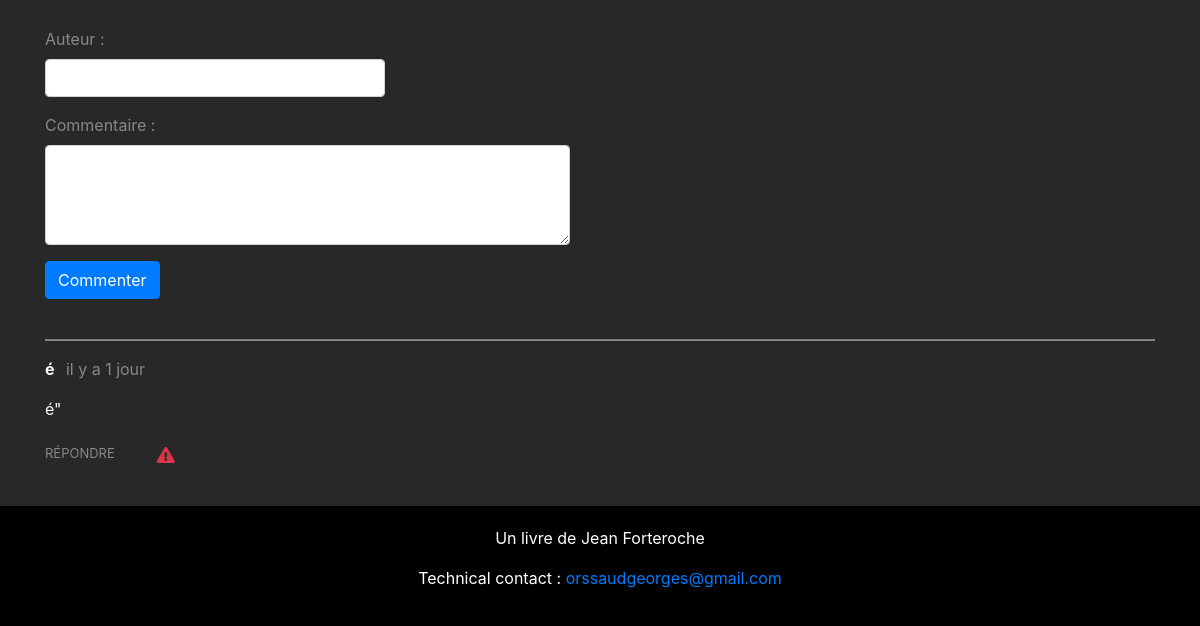
The app's page /index.php?action=post&id=6 (lower part), older data.
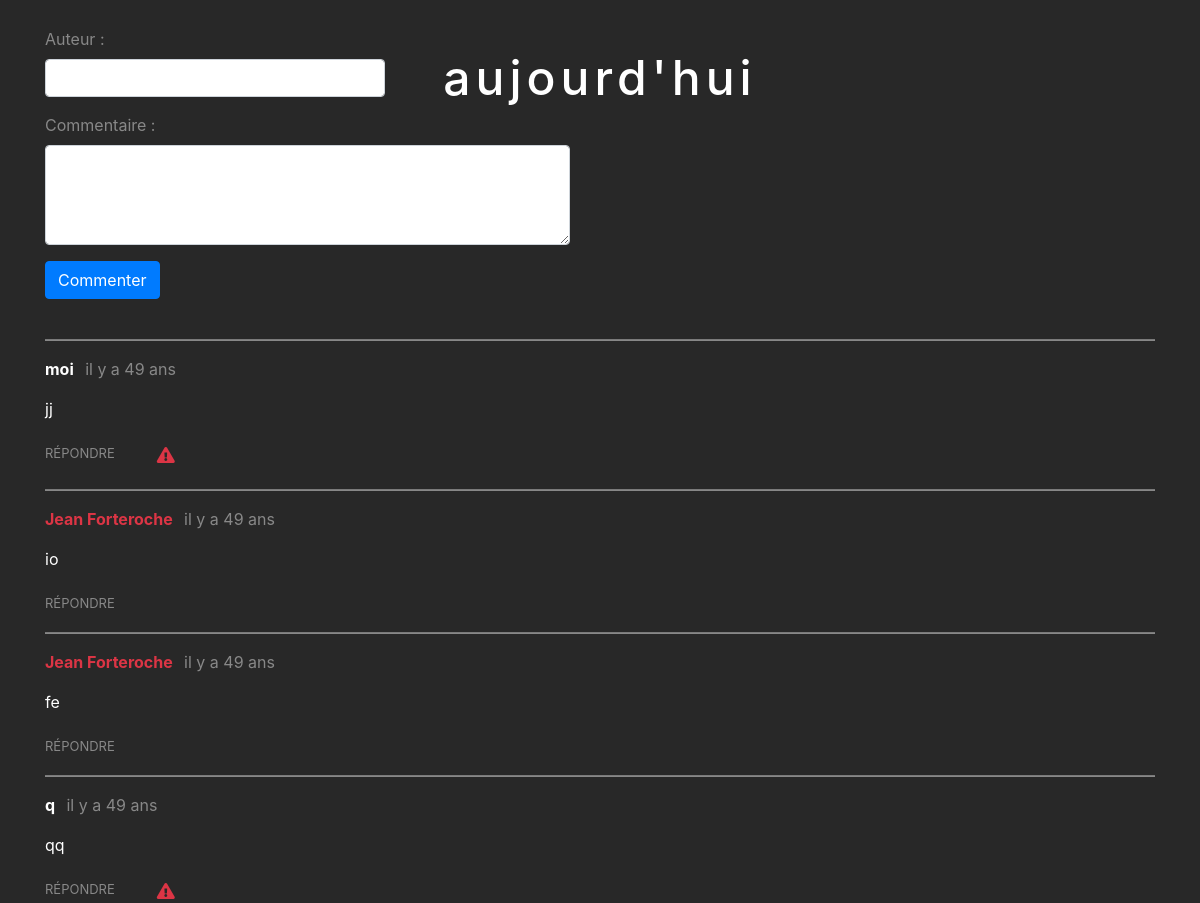
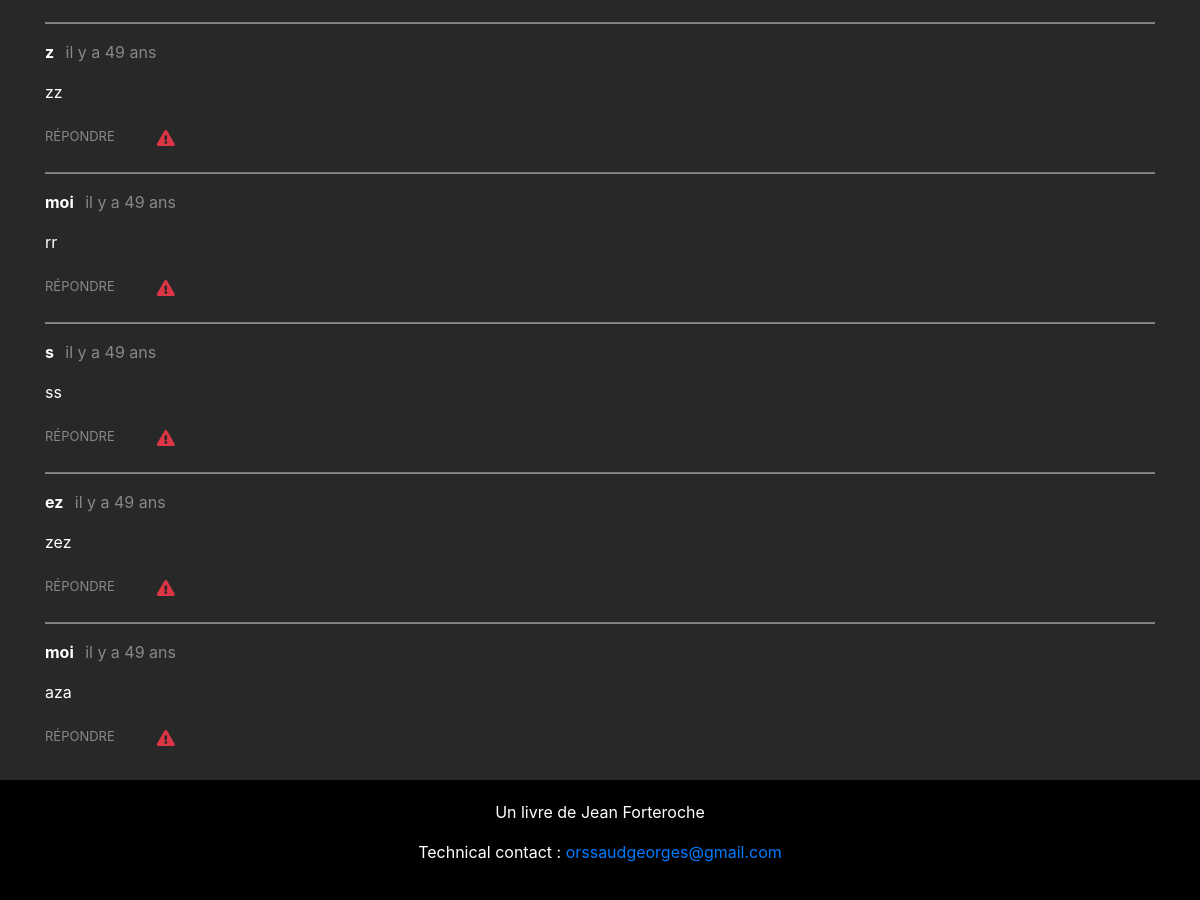
The same page, newer data (2 pictures, top to bottom).
### tables this page shows
CREATE TABLE `comments` (
  `id` int(11) NOT NULL,
  `post_id` int(11) NOT NULL,
  `author` varchar(255) NOT NULL,
  `comment` text NOT NULL,
  `comment_date` datetime NOT NULL,
  `reported` int(11) NOT NULL,
  `by_author` tinyint(1) NOT NULL DEFAULT '0',
  `reply` int(11) DEFAULT NULL
);

CREATE TABLE `chapter` (
  `id` int(11) NOT NULL,
  `title` varchar(255) NOT NULL,
  `chapter_date` datetime NOT NULL,
  `content` text NOT NULL
);

### model/dataBase.php (called while the page is built, shortened)
<?php
class  dataBase{
	private $db_name;
	private $db_user;
	private $db_pass;
	private $db_host;
	public function  __construct($db_name='project8', $db_user = 'root', $db_pass = '', $db_host = 'localhost'){
		$this->db_name = $db_name;
		$this->db_user = $db_user;
		$this->db_pass = $db_pass;
		$this->db_host = $db_host;
	}
	private function getPDO(){
		$pdo = new PDO('mysql:host='.$this->db_host.';dbname='.$this->db_name.';charset=utf8', $this->db_user, $this->db_pass);
		return $pdo;
	}
	public function prepare($statement, $atributes, $one = false){
		$req = $this->getPDO()->prepare($statement);
    	$req->execute($atributes);
    		if($one){
    			$data = $req->fetch(PDO::FETCH_OBJ);
    		}else{
    			$data = $req->fetchAll(PDO::FETCH_OBJ);
    		}
    	return $data;
	}
}

### model/commentsManager.php (called while the page is built, shortened)
<?php
class commentsManager extends \projet8\dataBase
{
	public function commentsForOnePost($id){
			$comments = $this->prepare('SELECT id, author, comment, comment_date, by_author, reply FROM comments WHERE post_id = ? ORDER BY comment_date DESC', [$id]);
			return $comments;
	}
}

### model/relativeTime.php (called while the page is built, shortened)
<?php
class time{
	 function relativetime($comment_date){
	 	                $sub = time() - $comment_date;
                if($sub < 3600){
                   if($sub < 60){
                    return 'maintenant';
                   }elseif($sub < 120){
                    return 'il y a 1 minute';
                   }else{
                    return 'il y a ' . round($sub/60) . ' minutes';
                   }
                }elseif($sub < 82800){
                    if($sub < 7200){
                        return 'il y a 1 heure';
                    }else{
                        return 'il y a ' . round($sub/3600) . ' heures';
                    }
                }elseif($sub < 518400){
                    if($sub < 172800){
                        return 'il y a 1 jour';
                    }else{
                        return 'il y a ' . round($sub/86400) . ' jours';
                    }
                }elseif($sub < 28886400){
                    if($sub < 3628800){
                        return 'il y a 1 mois';
                    }else{
                        return 'il y a ' . round($sub/2563200) . ' mois';
                    }
                }else{
                    if($sub < 47174400){
                        return 'il y a 1 an';
                    }else{
                        return 'il y a ' . round($sub/31449600) . ' ans';
                    }
                }
            }
}

### model/postManager.php (called while the page is built, shortened)
<?php
class postManager extends \projet8\dataBase
{
	public function onePost($id){
			$post = $this->prepare('SELECT id, title, content, chapter_date FROM chapter WHERE id = ?', [$id], true);
			return $post;
	}
}

### view/template/comment.php (the view, shortened to what the changed rows need)
  <?php
        foreach ($commentsById as $comment){
        ?>
        <div   <?php echo('id="'.$comment->id.'"');
                        if($comment->reply !== null){
                            echo('class=" reply"');
                        }
                ?> >
<hr class="hrComments">
            <p><strong class="<?php
             if($comment->by_author == 1){
                echo('red');
             }
                ?>"><?= $comment->author; ?>&nbsp;&nbsp;&nbsp;</strong><span class="grey"><?= $time->relativeTime($comment->comment_date); ?></span></p>
            <p><?=$comment->comment; ?></p>
             <?php
                if (isset($_SESSION['id']) && isset($_SESSION['account'])){
              ?>
            <div class="row">
                <div class="col-md-1">
                     <?php
                     if($comment->reply === null){
                        require('replyForm.php');
                     }
                     ?>
                </div>
                <div class="col-md-1   offset-md-10">
                <form class="col align-self-center" action="index.php?action=deleteCommentPost&amp;id=<?= $comment->id ?>&amp;postId=<?= $post->id; ?>#comments" method="post">
                    <button  type="submit" class="btn btn-danger" title="Supprimer ce message"><i class="fas fa-trash-alt"></i></button>
                </form>
                </div>
            </div>
            <?php
                }else{
            ?>
        <div class="row" >
      <?php if($comment->reply === null){ ?>
                <div class="col-auto ">
                    <?php require('replyForm.php'); ?>
                </div>
     <?php  }
            if($comment->by_author == 0){ ?>
                                <div class="col-auto">
                                    <form  action="index.php?action=reported&amp;id=<?= $post->id; ?>#<?= $comment->id ?>" method="post">
                                            <button  id="report_<?= $comment->id ?>" class="btn reportButton " title="Signaler ce commentaire !" type="submit"><i class="fas fa-exclamation-triangle"></i></button>
                                    </form>
                                </div>
     <?php
            }  ?>
        </div>
    <?php  }   ?>
        </div>
        <?php
        }
        ?>

### view/postView.php (shortened to what the changed rows need)
 <div class="container">
<div class="caption">
            <h3>
                <?= $post->title; ?>
            </h3>
</div>
<br>
        <br>
        <br>
 <br>
<div id="comments">
<br>
<br>
   <?php require('template/comment.php'); ?>
</div>
<br>
</div>
<?php require('view/template/template.php'); ?>

### view/template/replyForm.php
    <?php
    if(!isset($_GET['comId'])){
    ?>
   <a href="index.php?action=post&amp;id=<?= $post->id; ?>&amp;comId=<?= $comment->id ?>#<?= $comment->id ?>" class="replyLink" >répondre</a>
    <?php
}
   ?>

Row changes from the older to the newer data that the page shows:
removed comments: author "é", comment_date "il y a 1 jour", comment "é\""
now on this page (row unchanged): chapter: title "aujourd'hui"
added comments: author "moi", comment_date "il y a 49 ans", comment "jj"
added comments: author "Jean Forteroche", comment_date "il y a 49 ans", comment "io", by_author 1 (drawn)
added comments: author "Jean Forteroche", comment_date "il y a 49 ans", comment "fe", by_author 1 (drawn)
added comments: author "q", comment_date "il y a 49 ans", comment "qq"
added comments: author "z", comment_date "il y a 49 ans", comment "zz"
added comments: author "moi", comment_date "il y a 49 ans", comment "rr"
added comments: author "s", comment_date "il y a 49 ans", comment "ss"
added comments: author "ez", comment_date "il y a 49 ans", comment "zez"
added comments: author "moi", comment_date "il y a 49 ans", comment "aza"
